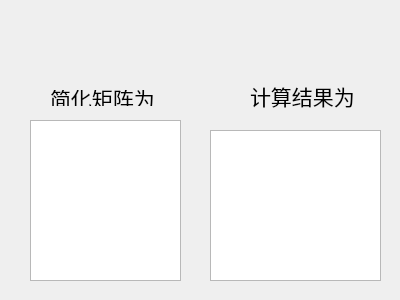
<?xml version="1.0" encoding="UTF-8"?>
<ui version="4.0">
 <class>Form</class>
 <widget class="QWidget" name="Form">
  <property name="geometry">
   <rect>
    <x>0</x>
    <y>0</y>
    <width>400</width>
    <height>300</height>
   </rect>
  </property>
  <property name="windowTitle">
   <string>Form</string>
  </property>
  <widget class="QLabel" name="label">
   <property name="geometry">
    <rect>
     <x>250</x>
     <y>70</y>
     <width>131</width>
     <height>51</height>
    </rect>
   </property>
   <property name="font">
    <font>
     <pointsize>16</pointsize>
    </font>
   </property>
   <property name="text">
    <string>计算结果为</string>
   </property>
  </widget>
  <widget class="QTextEdit" name="matrixTextEdit">
   <property name="geometry">
    <rect>
     <x>30</x>
     <y>120</y>
     <width>151</width>
     <height>161</height>
    </rect>
   </property>
  </widget>
  <widget class="QTextEdit" name="solutionTextEdit">
   <property name="geometry">
    <rect>
     <x>210</x>
     <y>130</y>
     <width>171</width>
     <height>151</height>
    </rect>
   </property>
  </widget>
  <widget class="QLabel" name="label_2">
   <property name="geometry">
    <rect>
     <x>50</x>
     <y>90</y>
     <width>111</width>
     <height>16</height>
    </rect>
   </property>
   <property name="font">
    <font>
     <pointsize>16</pointsize>
    </font>
   </property>
   <property name="text">
    <string>简化矩阵为</string>
   </property>
  </widget>
 </widget>
 <resources/>
 <connections/>
</ui>
